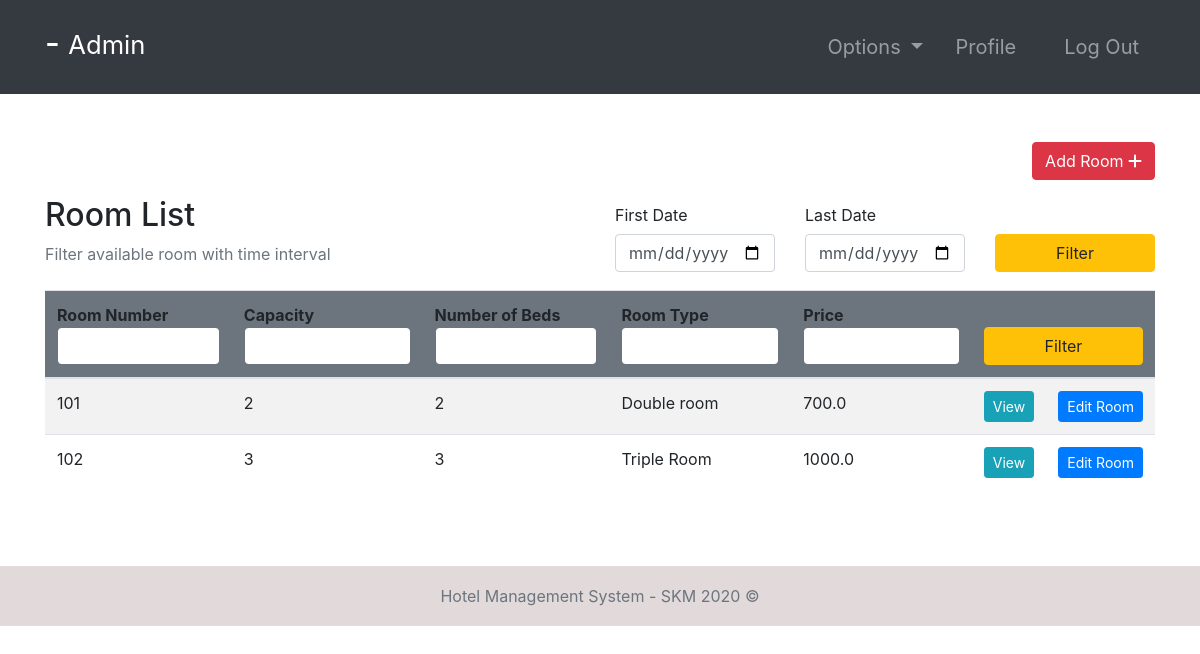
The app's page /rooms/ (signed in) with its own data.
### room/models.py (models this page shows, shortened)
class Room(models.Model):
    ROOM_TYPES = (
        ('King', 'King'),
        ('Luxury', 'Luxury'),
        ('Normal', 'Normal'),
        ('Economic', 'Economic'),
    )
    number = models.IntegerField(primary_key=True)
    capacity = models.SmallIntegerField()
    numberOfBeds = models.SmallIntegerField()
    roomType = models.CharField(max_length=20, choices=ROOM_TYPES)
    price = models.FloatField()
    statusStartDate = models.DateField(null=True)
    statusEndDate = models.DateField(null=True)

### room/views.py (the view, shortened to what this page needs)
# urls.py: path('rooms/', rooms, name="rooms"),
@ login_required(login_url='login')
def rooms(request):
    role = str(request.user.groups.all()[0])
    path = role + "/"
    rooms = Room.objects.all()
    firstDayStr = None
    lastDateStr = None
    def chech_availability(fd, ed):
        availableRooms = []
        for room in rooms:
            availList = []
            bookingList = Booking.objects.filter(roomNumber=room)
            if room.statusStartDate == None:
                for booking in bookingList:
                    if booking.startDate > ed.date() or booking.endDate < fd.date():
                        availList.append(True)
                    else:
                        availList.append(False)
                if all(availList):
                    availableRooms.append(room)
            else:
                if room.statusStartDate > ed.date() or room.statusEndDate < fd.date():
                    for booking in bookingList:
                        if booking.startDate > ed.date() or booking.endDate < fd.date():
                            availList.append(True)
                        else:
                            availList.append(False)
                        if all(availList):
                            availableRooms.append(room)
        return availableRooms
    context = {
        "role": role,
        'rooms': rooms,
        'fd': firstDayStr,
        'ld': lastDateStr
    }
    return render(request, path + "rooms.html", context)

### Templates/admin/rooms.html
{% extends '../index.html' %}
{% block context %}
{% include '../common_pages/rooms.html' %}
{% endblock %}

### Templates/index.html
{% include 'incs/head.html' %}
<body>
    {% include 'incs/nav.html' %}
    {% block context %}
    {% endblock %}
    {% include 'incs/footer.html' %}
</body>
</html>

### Templates/incs/head.html (shortened to what this page needs)
{% load static %}
<!DOCTYPE html>
<html lang="en">
<head>
    <link rel="stylesheet" type="text/css" href="{% static '/css/main.css' %}">
    <link rel="stylesheet" href="https://stackpath.bootstrapcdn.com/bootstrap/4.4.1/css/bootstrap.min.css"
>
</head>

### Templates/incs/nav.html (shortened to what this page needs)
<nav class="navbar navbar-dark bg-dark navbar-expand-lg py-3 " role="navigation">
    <div class="container">
        <a href="" class="navbar-brand">
            <h2 class="text-capitalize">
                {{ request.user.first_name }} {{ request.user.last_name }} -
                <small>
                    {{ role }}
                </small>
            </h2>
        </a>
        <div class="collapse navbar-collapse" id="navbarTags">
            <ul class="navbar-nav ml-auto">
                <li class="nav-item dropdown p-2">
                    <a class="nav-link dropdown-toggle" href="#" id="navbarDropdown" role="button"
                        data-toggle="dropdown" aria-haspopup="true" aria-expanded="false">
                        Options
                    </a>
                </li>
                <li class="nav-item mr-3 p-2">
                    {% if role == 'staff' or role == 'receptionist' or role == 'admin' or role == 'manager' %}
                    <a href="{% url 'employee-profile' user.id %}" class="nav-link">Profile</a>
                    {% endif %}
                </li>
                <li class="nav-item p-2 ">
                    <a href="{% url 'logout' %}" class="nav-link">Log Out</a>
                </li>
            </ul>
        </div>
    </div>
</nav>

### Templates/common_pages/rooms.html (shortened to what this page needs)
<div class="container py-5 clearfix">
    <div class="clearfix">
        {% if role == "manager" or role == "admin" %}
        <a href="{% url 'add-room' %}" class="btn btn-danger rounded float-right">Add Room <i
                class="fas fa-plus"></i></a>
        {% endif %}
    </div>
    <div class="table-header row mt-3 clearfix">
        <div class="col-sm-12 col-md-12 col-lg-6 mb-4">
            <h2>Room List</h2>
            <span class="text-muted">Filter available room with time interval</span>
        </div>
        <div class="col-sm-12 col-md-12 col-lg-6">
            <form action="" method="POST">
                <div class="row">
                    <div class="form-group col-4">
                        <label for="example-date-input" class="col-form-label">First Date</label>
                        <div class="">
                            <input class="form-control" type="date" name="fd" value="{{fd}}" id="example-date-input">
                        </div>
                    </div>
                    <div class="form-group col-4">
                        <label for="example-date-input" class="col-form-label">Last Date</label>
                        <div class="">
                            <input class="form-control" type="date" name="ld" value="{{ld}}" id="example-date-input">
                        </div>
                    </div>
                    <div class="col-4" style="margin-top:38px;">
                        <button type="submit" name="dateFilter" class="btn btn-warning w-100">Filter</button>
                    </div>
                </div>
            </form>
        </div>
    </div>
    <table class="table table-hover table-striped">
        <thead class="bg-secondary rounded">
            <tr>
                <form action="" method="POST">
                    <th>Room Number<input type="number" name="number" value="{{number}}"
                            class="form-control border border-secondary"></th>
                    <th>Capacity<input type="number" name="capacity" value="{{capacity}}"
                            class="form-control border border-secondary"></th>
                    <th>Number of Beds<input type="number" name="nob" value="{{nob}}"
                            class="form-control border border-secondary"></th>
                    <th>Room Type<input type="text" name="type" value="{{type}}"
                            class="form-control border border-secondary"></th>
                    <th>Price <input type="number" step="0.01" name="price" value="{{price}}"
                            class="form-control border border-secondary"></th>
                    <th colspan="2"><button type="submit" name="filter" class="btn btn-warning w-100">Filter</button>
                    </th>
                </form>
            </tr>
        </thead>
        <tbody>
            {% for room in rooms %}
            <tr>
                <td>{{ room.number }}</td>
                <td>{{ room.capacity }}</td>
                <td>{{ room.numberOfBeds }}</td>
                <td>{{ room.roomType }}</td>
                <td>{{ room.price }}</td>
                {% if role != "guest" %}
                <td> <a href="{% url 'room-profile' room.number %}" class="btn btn-info btn-sm w-100">View</a>
                </td>
                {% if role == 'manager' or role == 'admin' %}<td> <a href="{% url 'room-edit' room.number %}"
                        class="btn btn-sm btn-primary w-100">Edit&nbsp;Room</a></td> {% endif %}
                {% endif %}
            </tr>
            {% endfor %}
        </tbody>
    </table>
</div>

### Templates/incs/footer.html
<div class="mt-5">&nbsp;</div>
<footer class="footer sticky-bottom mt-5">
    <div class="container text-center">
        <span class="text-muted">Hotel Management System - SKM 2020 ©</span>
    </div>
</footer>

### static/css/main.css (style rules this page uses)
* { margin: 0; padding: 0; -webkit-font-smoothing: antialiased; }
.clearfix { overflow: auto; }
body { position: relative; }
nav .nav-item { font-size: 20px; }
.footer { position: absolute; bottom: 0; width: 100%; height: 60px; line-height: 60px; background-color: #e2dada; margin-top: 30px; }

### records on screen
Room: number "101", capacity "2", numberOfBeds "2", roomType "Double room", price "700.0"
Room: number "102", capacity "3", numberOfBeds "3", roomType "Triple Room", price "1000.0"

### other values on screen
{{ role }} "Admin"
